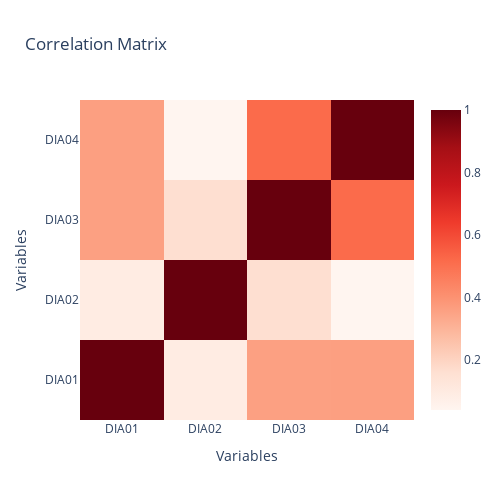

Notebook code for this chart:
### Code cell
import numpy as np
import plotly.graph_objects as go

# Create a heatmap
fig = go.Figure(data=go.Heatmap(
        z=np.array(correlation_matrix),
        colorscale='reds'))

# Update layout
fig.update_layout(
    title='Correlation Matrix',
    xaxis=dict(title='Variables',
               tickmode='array',
               tickvals=[0,1,2,3],
               ticktext=['DIA01', 'DIA02', 'DIA03', 'DIA04']),
    yaxis=dict(title='Variables',
               tickmode='array',
               tickvals=[0,1,2,3],
               ticktext=['DIA01', 'DIA02', 'DIA03', 'DIA04']),
    height=500,  # Adjust the height to your preference
    width=500   # Adjust the width to your preference
)

# Show the plot
fig.show()

### Figure 1 — Plotly figure (JSON) as saved in the notebook; plotly's stock layout.template omitted (floating-point values rounded to 4 significant figures)
{"data": [{"colorscale": [[0, "rgb(255,245,240)"], [0.125, "rgb(254,224,210)"], [0.25, "rgb(252,187,161)"], [0.375, "rgb(252,146,114)"], [0.5, "rgb(251,106,74)"], [0.625, "rgb(239,59,44)"], [0.75, "rgb(203,24,29)"], [0.875, "rgb(165,15,21)"], [1, "rgb(103,0,13)"]], "type": "heatmap", "z": [[1, 0.0919, 0.358, 0.3609], [0.0919, 1, 0.1624, 0.03993], [0.358, 0.1624, 1, 0.5169], [0.3609, 0.03993, 0.5169, 1]]}], "layout": {"height": 500, "title": {"text": "Correlation Matrix"}, "width": 500, "xaxis": {"tickmode": "array", "ticktext": ["DIA01", "DIA02", "DIA03", "DIA04"], "tickvals": [0, 1, 2, 3], "title": {"text": "Variables"}}, "yaxis": {"tickmode": "array", "ticktext": ["DIA01", "DIA02", "DIA03", "DIA04"], "tickvals": [0, 1, 2, 3], "title": {"text": "Variables"}}}}
